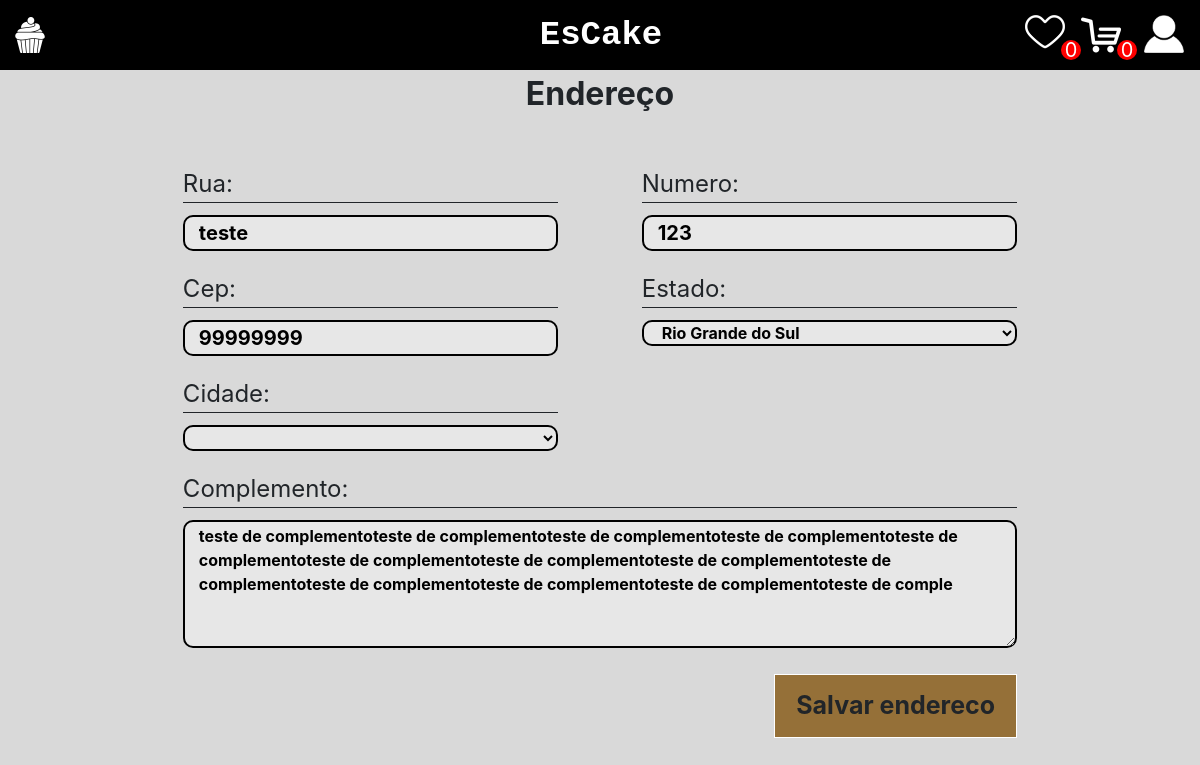
/perfil/endereco/6/ (signed in), run on the app's committed database.
### perfil/models.py (models this page shows)
class Endereco(models.Model):
    ESTADOS_CHOICES = [
        ('12', 'Acre'),
        ('27', 'Alagoas'),
        ('16', 'Amapá'),
        ('13', 'Amazonas'),
        ('29', 'Bahia'),
        ('23', 'Ceará'),
        ('53', 'Distrito Federal'),
        ('32', 'Espírito Santo'),
        ('52', 'Goiás'),
        ('21', 'Maranhão'),
        ('51', 'Mato Grosso'),
        ('50', 'Mato Grosso do Sul'),
        ('31', 'Minas Gerais'),
        ('15', 'Pará'),
        ('25', 'Paraíba'),
        ('41', 'Paraná'),
        ('26', 'Pernambuco'),
        ('22', 'Piauí'),
        ('33', 'Rio de Janeiro'),
        ('24', 'Rio Grande do Norte'),
        ('43', 'Rio Grande do Sul'),
        ('11', 'Rondônia'),
        ('14', 'Roraima'),
        ('42', 'Santa Catarina'),
        ('35', 'São Paulo'),
        ('28', 'Sergipe'),
        ('17', 'Tocantins')
    ]
    rua = models.CharField(max_length=255)
    numero = models.IntegerField()
    cep = models.CharField(max_length=8)
    estado = models.CharField(max_length=2, choices=ESTADOS_CHOICES)
    cidade = models.CharField(max_length=255)
    complemento = models.CharField(max_length=255, blank=True)
    user = models.ForeignKey(CustomUser, on_delete=models.CASCADE, null=True)

### perfil/views.py (the view, shortened to what this page needs)
# urls.py: path('endereco/<int:endereco_id>/', views.endereco_view, name='endereco'),
def endereco_view(request, endereco_id=None):
    if endereco_id:
        endereco = get_object_or_404(Endereco, id=endereco_id)
    else:
        endereco = Endereco()
    form = EnderecoForm(request.POST or None, instance=endereco)
    return render(request, 'add_enderecos.html', {'form': form,'endereco_id': endereco_id})

### perfil/forms.py
class EnderecoForm(forms.ModelForm):
    class Meta:
        model = Endereco
        fields = ['rua', 'numero', 'cep', 'estado', 'cidade','complemento']

### context_processors.py (called while the page is built)
def qtd_favorite(request):
    qtd_favorite=0
    if request.user.is_authenticated:
        favoritos = Favorito.objects.filter(ClienteCodigo=request.user)
        qtd_favorite = len(favoritos)
    return {'qtd_favorite': qtd_favorite}

def qtd_cart(request):
    qtd_cart = 0
    if request.user.is_authenticated:
        carrinho = Carrinho.objects.filter(ClienteCodigo=request.user, Ativo=True).first()
        if carrinho:
            qtd_cart = carrinho.itens.count()
    return {'qtd_cart': qtd_cart}

### perfil/templates/add_enderecos.html (shortened to what this page needs)
{% extends 'base.html' %}
{% load static %}
{% block 'head' %}
<link rel="stylesheet" href="{% static 'home/css/home.css' %}">
<link rel="stylesheet" href="{% static 'perfil/css/add_endereco.css' %}">
{% endblock %}
{% block 'body' %}
<div class="centered-text">
    Endereço
</div>
<br>
<br>
<div class="endereco-container">
    <form method="POST" action="{% url 'add_endereco' endereco_id %}">
        <div class="endereco-info">
            <div class="endereco-info-group">
                <div>
                    <label>Rua:</label>
                    {{ form.rua }}
                </div>
                <div>
                    <label>Numero:</label>
                    {{ form.numero }}
                </div>
            </div>
            <div class="endereco-info-group">
                <div>
                    <label>Cep:</label>
                    {{ form.cep }}
                </div>
                <div>
                    <label>Estado:</label>
                    {{ form.estado }}
                </div>
            </div>
            <div class="endereco-info-group">
                <div>
                    <label>Cidade:</label>
                    <select value-selected="{{ form.cidade.value }}" name="cidade" required="" id="id_cidade">
                    </select>
                </div>
            </div>
            <div class="endereco-info-group">
                <div id="complemento">
                    <label>Complemento:</label>
                    <textarea name="complemento" id="id_complemento" cols="30" rows="5" maxlength="255">{{ form.complemento.value }}</textarea>
                </div>
            </div>
        </div>
        <input class="button-actions" type="submit" value="Salvar endereco">
    </form>
</div>
{% endblock %}

### templates/static/home/css/home.css (style rules this page uses)
.centered-text { display: flex; justify-content: center; font-size: 2em; font-weight: bold; }

### templates/static/perfil/css/add_endereco.css (style rules this page uses)
.endereco-container { display: flex; justify-content: center; align-items: center; flex-direction: column; }
.endereco-info { width: 100%; }
.endereco-info-group { display: flex; justify-content: space-between; }
.endereco-info-group div { width: 45%; margin-bottom: 20px; }
.endereco-info-group div input,select,textarea { width: 100%; border-radius: 10px; font-size: 20px; FONT-WEIGHT: BOLD; padding-left: 14px; background-color: #e7e7e7; border: 2px solid; }
label { border-bottom: 1px solid; margin-bottom: 12px !important; width: 100%; font-size: 1.5em; }
div#complemento { width: 100%; }
.button-actions { text-decoration: none !important; text-decoration: none; color: inherit !important; padding: 12px 21px 12px 21px; display: inline-block; margin-left: 5px; border: 1px solid white; background-color: #957038; font-size: 25px; font-weight: bold; }
input.button-actions { float: right; }

### templates/static/base/css/base.css (style rules this page uses)
body { background-color: #d9d9d9 }

### data on the page
Endereco: rua "teste", numero "123", cep "99999999", estado "Rio Grande do Sul", complemento "teste de complementoteste de complementoteste de complementoteste de complementoteste de complementoteste de complementoteste de complementoteste de complementoteste de complementoteste de complementoteste de complementoteste de complementoteste de comple"

### other printed values
{{ qtd_favorite }} "0"
{{ qtd_cart }} "0"
